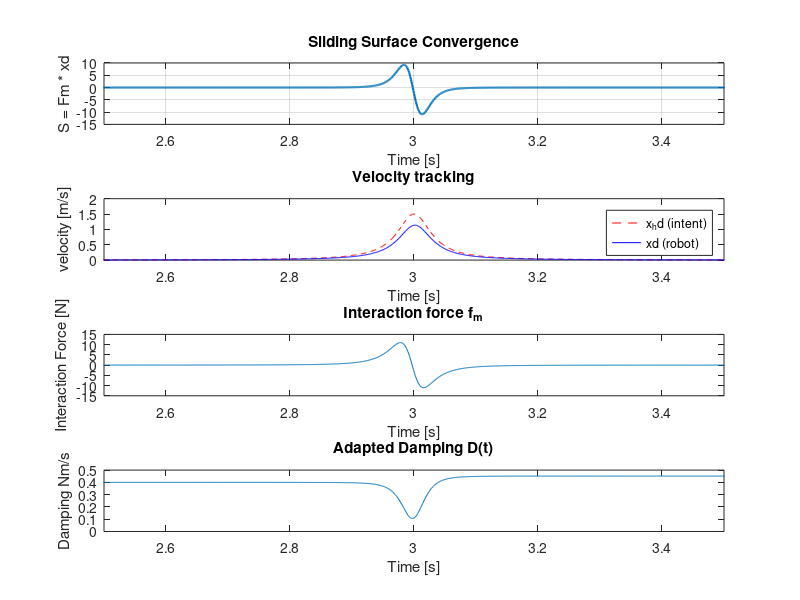

MATLAB code to generate this figure:
clear; clc; close all;
%% parameters
dt = 0.001;
T = 4;
t = 0:dt:T;
N = numel(t);

% Human dynamics parameters
Mh = 0.1*sin(t) + 1.5;
Dh = 0.05*sin(0.5*t) + 0.1;
% Robot dynamics parameters
Ma = 2;
Da = 0.4;

Dmin = 0.05;
Dmax = 100.0;

%% preallocation
x = zeros(1, N);
xd = zeros(1, N);
xdd = zeros(1, N);

fh = zeros(1, N);
fm = zeros(1, N);
fm_comp = zeros(1, N);

D = zeros(1, N);
Dd = zeros(1, N);
S = zeros(1, N);
%% Sinusoidal motion profile

scenario = 2; % 1 for sine, 2 for arctan

switch scenario
    case 1
        freq = 0.1;
        amp   = 1;  % [m] amplitude
        xhd = amp * sin(2*pi*freq*t);
        xhdd = amp * 2*pi * freq * cos(2*pi*freq*t);
    case 2
        A = 0.05;
        k = 30;
        % move-and-stop using arctan profile
        xh = A * atan(k * (t-3));
        xhd = A * k ./ (1 + (k * (t-3)).^2);
        xhdd = -2 * A * k^3 * (t-3) ./ (1 + (k * (t-3)).^2).^2;
end

%% Sim loop
xd(1) = 0;
xdd(1) = 0;

fh(1) = Mh(1) * xhdd(1) + Dh(1) * xhd(1);
fm(1) = Mh(1) * (xhdd(1) - xdd(1)) + Dh(1) * (xhd(1) - xd(1));

D(1) = Da;
eps = 1e-6;
gamma = 0.05; % scaling coeff of fm
ks = 1; % sliding gain
phi = 0.01; % boundary layer width
% %%
% Fstd = 0.001;
% clamp = @(x, minVal, maxVal) max(min(x, maxVal), minVal);
%%

xdd(2) = (1/Ma) * (fh(1) - D(1) * xd(1));
xd(2) = xd(1) + xdd(2) * dt;



for k = 2:N-1
    Fs = Mh(k) * xhdd(k) + Dh(k) * xhd(k);

    S(k) = fm(k-1) * xd(k);
    
    Dd(k) = -ks * S(k);
    D(k) = D(k-1) + Dd(k) * dt;
    D(k) = min(max(D(k), Dmin), Dmax);
    
    % D(k) = clamp(Fstd / abs(xd(k-1)+ 1e-6), Dmin, Dmax);

    fm(k) = Mh(k) * (xhdd(k) - xdd(k)) + Dh(k) * (xhd(k) - xd(k));

    xdd(k+1) = (1/Ma) * (Fs - D(k) * xd(k));
    xd(k+1) = xd(k) + xdd(k) * dt;
    
end

%% Plot results

% 1) Sliding surface
figure;
subplot(4, 1, 1);
plot(t, S, "LineWidth", 1.5);
xlabel('Time [s]'); ylabel('S = Fm * xd');
title('Sliding Surface Convergence');
xlim([2.5, 3.5])
grid on;

% 2) velocity tracking
subplot(4,1,2);
plot(t, xhd, 'r--', t, xd, 'b');
xlabel('Time [s]'); ylabel('velocity [m/s]');
legend('x_hd (intent)', 'xd (robot)');
title('Velocity tracking');
xlim([2.5, 3.5])

% 3) interaction force
subplot(4,1,3);
plot(t, fm);
xlabel('Time [s]'); ylabel('Interaction Force [N]');
title('Interaction force f_m');
xlim([2.5, 3.5])

% 4) damping adaptation
subplot(4,1,4);
plot(t, D);
xlabel('Time [s]'); ylabel('Damping Nm/s');
title('Adapted Damping D(t)');
xlim([2.5, 3.5])


% %%
% Wh  = cumtrapz(t, fm .* xd);   % W_h = ∫ F_h * \dot x dt
% Epo = cumtrapz(t, fm .* xd);   % same integral
% 
% figure;
% subplot(2,1,1);
% plot(t, Wh, 'm', 'LineWidth',1.2);
% ylabel('W_h [J]'); title('Cumulative Human Work');
% grid on;
% 
% subplot(2,1,2);
% plot(t, Epo, 'c', 'LineWidth',1.2);
% ylabel('E_{PO} [J]'); xlabel('Time [s]');
% title('Passivity Observer (E_{PO} \ge 0)');
% grid on;